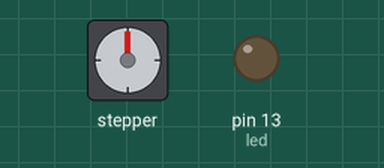
This sketch was run on a simulated Arduino Uno, built with avr-gcc and run on an emulated ATmega328P. Shown: stepper motor, output pins drawn as LEDs (lit = HIGH). Stepper angles assume 2048 steps per turn.

Above: at 0.15 s.
At 7.32 s:
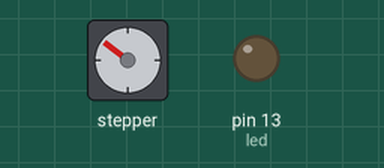
At 14.71 s:
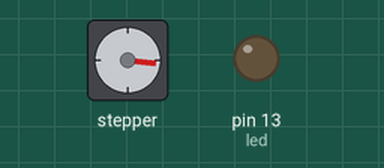
At 29.3 s:
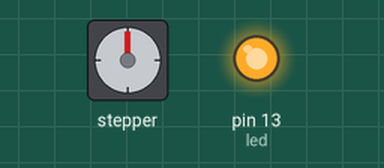
Timing chart, 0 to 40.0 s (numbered marks = the images above):
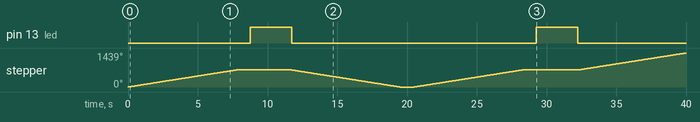

The sketch:

projeto53-motor_passo.ino
```cpp
#include <Stepper.h>
#define entrada_1 8
#define entrada_2 9
#define entrada_3 10
#define entrada_4 11
# define led 13

const int passos_giro = 64;

Stepper motor_passo(passos_giro, entrada_1, entrada_3, entrada_2, entrada_4);

void setup() {
    pinMode(led, OUTPUT);
}

void loop() {
    digitalWrite(led, LOW);
    // sentido horário
    motor(500, 1, 2, 1000);
    digitalWrite(led, HIGH);

    delay(3000);

    digitalWrite(led, LOW);
    // sentido anti-horário
    motor(500, -1, 2, 1000);
    motor(500, 1, 2, 1000);
    digitalWrite(led, HIGH);

    delay(3000);
}

void motor(int velocidade, int sentido, int voltas, int tmp){

    motor_passo.setSpeed(velocidade);  // RPM

    for (int i = 0; i < (32 * voltas); i++){
      motor_passo.step(passos_giro * sentido);
    }
    delay(tmp);
}
```

Measured:
- by itself, pin 13 (led): alternates HIGH for 3.0 s and LOW for 17.5 s
- by itself, stepper: turns 720° clockwise in 7.7 s, then 720° counter-clockwise in 7.7 s, then 720° clockwise in 7.8 s, then 717° clockwise in 7.7 s
